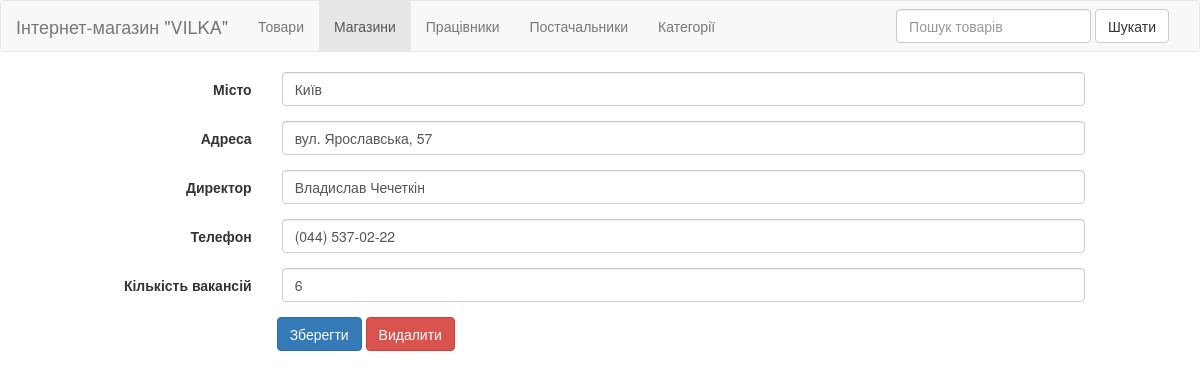
The app's page /c/stores/edit/1 with its own data.
### tables this page shows
CREATE TABLE `c_stores` (
  `stores_id` int(11) NOT NULL,
  `city` varchar(100) DEFAULT NULL,
  `address` varchar(1000) DEFAULT NULL,
  `ceo` varchar(500) DEFAULT NULL,
  `tel` varchar(15) DEFAULT NULL,
  `vacancies` int(11) DEFAULT NULL
);

### c/classes/View.php (called while the page is built, shortened)
<?php
class View{
	function generateView($view, $data = array()){
		include(ROOT . 'inc/' . $view . '.php');
	}
}

### c/index.php (called while the page is built, shortened)
<?php
include(ROOT . 'header.php');
Router::start();
include(ROOT . 'footer.php');

### c/classes/Db/Db.php (called while the page is built, shortened)
<?php
class Db extends Production{
	public $link;
	function __construct(){
		$this->link = new mysqli($this->dbHost, $this->userName, $this->UserPass, $this->dbName);
		$this->link->set_charset('utf8mb4');
	}
	public function select($table, $rows = null, $column = null, $val = null){
		$rows != null ? $rows = implode(', ', $rows) : $rows = '*';
		$where = $column . ' = ?';
		$query = "SELECT $rows FROM $table";
		if($column != null) $query .= ' WHERE ' . $where;
		$stmt = $this->link->prepare($query);
		if($column != null){
			$type = substr(gettype($val), 0, 1);
			$stmt->bind_param($type, $val);
		}
		$stmt->execute();
		$result = $this->fetchAssoc($stmt);
		return $result;
	}
	private function fetchAssoc($stmt){
		$meta = $stmt->result_metadata();
		while($field = $meta->fetch_field()){
			$fields[] = &$row[$field->name];
		}
		call_user_func_array(array($stmt, 'bind_result'), $fields);
		while($stmt->fetch()){
			foreach($row as $key => $value){
				$result_row[$key] = $value;
			}
			$result[] = $result_row;
		}
		return $result;
	}
}

### c/classes/Model.php (called while the page is built, shortened)
<?php
require_once (CLASS_DIR . 'Db/Db.php');
class Model{
	public $db;
	function __construct(){
		$this->db = new Db();
	}
	public function getDataById($table, $id){
		$column = substr($table, 2) . '_id';
		return $this->db->select($table, null, $column, $id);
	}
}

### c/classes/Controller.php (called while the page is built, shortened)
<?php
require_once CLASS_DIR . 'View.php';
require_once CLASS_DIR . 'Model.php';
class Controller{
	function __construct(){
		$this->model = new Model();
	}
}

### c/inc/edit_stores.php (the view, shortened to what this page needs)
<main>
	<form action="#" method="POST" class="form-horizontal col-md-10 col-md-offset-1">
		<div class="form-group">
			<label for="city" class="col-sm-2 control-label">Місто</label>
		    <div class="col-sm-10">
		      <input type="text" class="form-control" name="city" placeholder="Місто" value="<?=$data['city']?>" required>
		    </div>
		</div>
		<div class="form-group">
			<label for="address" class="col-sm-2 control-label">Адреса</label>
		    <div class="col-sm-10">
		      <input type="text" class="form-control" name="address" placeholder="Адреса" value="<?=$data['address']?>">
		    </div>
		</div>
		<div class="form-group">
			<label for="ceo" class="col-sm-2 control-label">Директор</label>
		    <div class="col-sm-10">
		      <input type="text" class="form-control" name="ceo" placeholder="Директор" value="<?=$data['ceo']?>">
		    </div>
		</div>
		<div class="form-group">
			<label for="tel" class="col-sm-2 control-label">Телефон</label>
		    <div class="col-sm-10">
		      <input type="text" class="form-control" name="tel" placeholder="Телефон" value="<?=$data['tel']?>">
		    </div>
		</div>
		<div class="form-group">
			<label for="vacancies" class="col-sm-2 control-label">Кількість вакансій</label>
		    <div class="col-sm-10">
		      <input type="text" class="form-control" name="vacancies" placeholder="Кількість вакансій" value="<?=$data['vacancies']?>">
		    </div>
		</div>
		<input type="submit" name="edit" value="Зберегти" class="btn btn-primary col-md-offset-2">
		<input type="submit" name="delete" value="Видалити" class="btn btn-danger">
	</form>
</main>

### records on screen
c_stores: city "Київ", address "вул. Ярославська, 57", ceo "Владислав Чечеткін", tel "(044) 537-02-22", vacancies "6"
